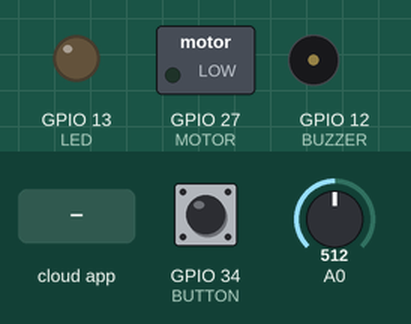
This sketch was run on a simulated ESP8266 (NodeMCU). Shown: switched loads named in the sketch (green lamp = pin HIGH), output pins drawn as LEDs (lit = HIGH), buzzer (waves = sounding, pin HIGH). The inputs (shaded band) are chosen by the test bench; at power-on: GPIO 34 (BUTTON) LOW, A0 = 512. WiFi joins after 1.5 s; servers stay silent unless stated; what the sketch prints to the serial monitor is not drawn.

Above: at 2.7 s.
2.8 s: the phone or cloud app sets 654d761b98e14615dbcc82c3 to 0
At 4.0 s:
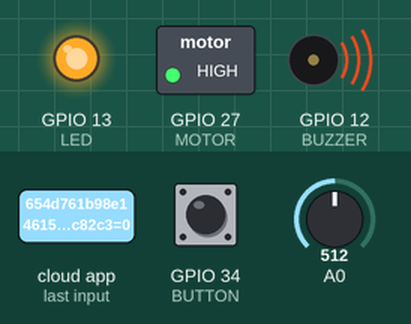
4.3 s: GPIO 34 (BUTTON) pulled HIGH for 0.15 s
At 5.4 s:
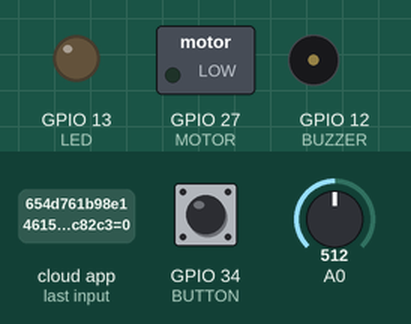
5.9 s: the phone or cloud app sets 654d761b98e14615dbcc82c3 to 1
At 6.5 s:
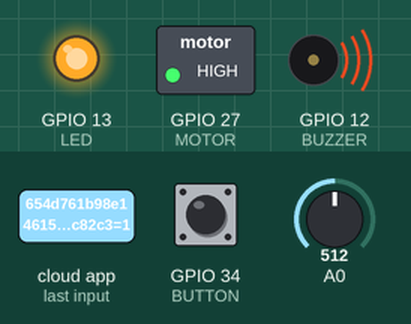
Timing chart, 0 to 8.9 s (numbered marks = the images above; inputs shaded):
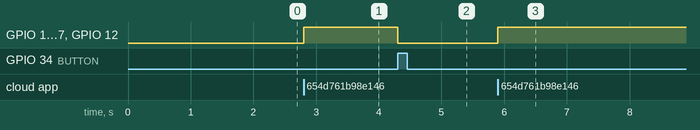

Measured:
- after the input at 2.8 s, GPIO 13 (LED), GPIO 27 (MOTOR), GPIO 12 (BUZZER): LOW → HIGH at once
- after the input at 4.3 s, GPIO 13 (LED), GPIO 27 (MOTOR), GPIO 12 (BUZZER): HIGH → LOW at once
- after the input at 5.9 s, GPIO 13 (LED), GPIO 27 (MOTOR), GPIO 12 (BUZZER): LOW → HIGH at once

The sketch:

TESTEBALDASSO.ino
```cpp
#ifdef ENABLE_DEBUG
  #define DEBUG_ESP_PORT Serial
  #define NODEBUG_WEBSOCKETS
  #define NDEBUG
#endif

#include <Arduino.h>
#if defined(ESP8266)
  #include <ESP8266WiFi.h>
#elif defined(ESP32) || defined(ARDUINO_ARCH_RP2040)
  #include <WiFi.h>
#endif

#include "SinricPro.h"
#include "SinricProDimSwitch.h"
#include "LDR.h"

#define WIFI_SSID         "ENG_SOFT"
#define WIFI_PASS         "flamengo"
#define APP_KEY           "b651ccc0-f55e-4fed-b41c-011c86f81368"      // Should look like "de0bxxxx-1x3x-4x3x-ax2x-5dabxxxxxxxx"
#define APP_SECRET        "b560f24d-55c2-4f07-9797-c40ec89e66ef-06420c3b-015a-4973-b464-0434dd0dd38d"   // Should look like "5f36xxxx-x3x7-4x3x-xexe-e86724a9xxxx-4c4axxxx-3x3x-x5xe-x9x3-333d65xxxxxx"
#define PUSHBUTTON_ID     "654d761b98e14615dbcc82c3"    // Should look like "5dc1564130xxxxxxxxxxxxxx"
#define LDRSENSOR_ID      "654d65336405e6bd1caf6c39"
#define BAUD_RATE         115200

#define MOTOR             27
#define BUTTON            34
#define LDR_PIN           32
#define BUZZER            12
#define LED               13
#define TRIGGER_TIME      120000

LDR &ldr = SinricPro[LDRSENSOR_ID];

std::map<String, int> globalRangeValues;
unsigned long initialTime;
bool running = false;

// RangeController
bool onRangeValue(const String &deviceId, const String& instance, int &rangeValue) {
  Serial.printf("[Device: %s]: Value for \"%s\" changed to %d\r\n", deviceId.c_str(), instance.c_str(), rangeValue);
  globalRangeValues[instance] = rangeValue;
  return true;
}

// RangeController
void updateRangeValue(String instance) {
  float leitura = analogRead(LDR_PIN);
  float mapped = (float)map(leitura,120,2800,100,0);
  Serial.println(leitura);
  Serial.println(mapped);
  ldr.sendRangeValueEvent(instance, mapped);
}


bool onPowerState(const String &deviceId, bool &state) {
  startRoutine();
  return true; // request handled properly
}

void checkButtonPressed() {
  bool check = digitalRead(BUTTON) == HIGH;
  Serial.println(check);
  if(check)
  {
    digitalWrite(MOTOR, LOW);
    digitalWrite(LED, LOW);
    digitalWrite(BUZZER, LOW);
    running = false;
  }
}

void checkRoutineEnded()
{
  unsigned long actualMillis = millis();
  Serial.print("millis: ");
  Serial.println(actualMillis);
  Serial.print("initialTime: ");
  Serial.println(initialTime);
  long diff = actualMillis - initialTime;
  Serial.print("diff: ");
  Serial.println(diff);
  if(diff < TRIGGER_TIME)
    return;
  digitalWrite(MOTOR, LOW);
  digitalWrite(LED, LOW);
  digitalWrite(BUZZER, LOW);
  running = false;
}

void startRoutine() {
  Serial.println("Teste");
  updateRangeValue("rangeInstance1");
  digitalWrite(MOTOR, HIGH);
  digitalWrite(LED, HIGH);
  digitalWrite(BUZZER, HIGH);
  running = true;
  initialTime = millis();
}
void setupSinricPro() {
  SinricProDimSwitch &myDimSwitch = SinricPro[PUSHBUTTON_ID];
  // add doorbell device to SinricPro
  myDimSwitch.onPowerState(onPowerState);
  // RangeController
  ldr.onRangeValue("rangeInstance1", onRangeValue);
  // setup SinricPro
  SinricPro.onConnected([](){ Serial.printf("Connected to SinricPro\r\n"); });
  SinricPro.onDisconnected([](){ Serial.printf("Disconnected from SinricPro\r\n"); });
  SinricPro.begin(APP_KEY, APP_SECRET);
}

void setupWiFi() {
  Serial.printf("\r\n[Wifi]: Connecting");

  #if defined(ESP8266)
    WiFi.setSleepMode(WIFI_NONE_SLEEP);
    WiFi.setAutoReconnect(true);
  #elif defined(ESP32)
    WiFi.setSleep(false);
    WiFi.setAutoReconnect(true);
  #endif

  WiFi.begin(WIFI_SSID, WIFI_PASS);

  while (WiFi.status() != WL_CONNECTED) {
    Serial.printf(".");
    delay(250);
  }
  IPAddress localIP = WiFi.localIP();
  Serial.printf("connected!\r\n[WiFi]: IP-Address is %d.%d.%d.%d\r\n", localIP[0], localIP[1], localIP[2], localIP[3]);
}

void setup() {
  Serial.begin(BAUD_RATE); Serial.printf("\r\n\r\n");

  pinMode(LDR_PIN, INPUT);
  pinMode(BUTTON, INPUT);
  pinMode(MOTOR, OUTPUT);
  pinMode(BUZZER, OUTPUT);
  pinMode(LED, OUTPUT);

  setupWiFi();
  setupSinricPro();
}

void loop() {
  if(running)
  {
    checkButtonPressed();
    checkRoutineEnded();
  }
  SinricPro.handle();
}
```

LDR.h
```cpp
#ifndef _LDR_H_
#define _LDR_H_

#include <SinricProDevice.h>
#include <Capabilities/RangeController.h>

class LDR
: public SinricProDevice
, public RangeController<LDR> {
  friend class RangeController<LDR>;
public:
  LDR(const String &deviceId) : SinricProDevice(deviceId, "LDR") {};
};

#endif
```
